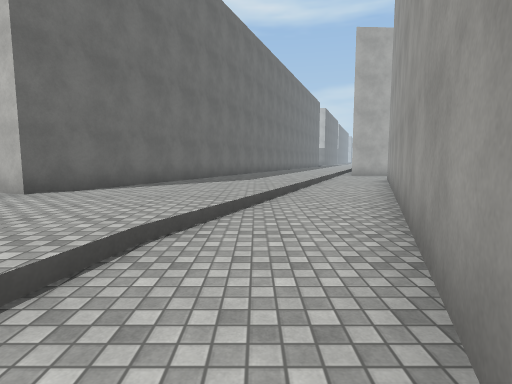
View 1 (above)

16 first-person views from a walk through a Unity game level. The camera is 1.4 m above the floor, tilts 6° down and sees 80° across. The floor is counted in squares, 2 m on a side. Each view is taken from the middle of a square. On the plan, view 1 faces up. The plan holds only what a view shows up to about 10 squares ahead; the rest is blank. The place goes on beyond the plan. Surface patterns are stand-ins for the level's own textures.

View 2
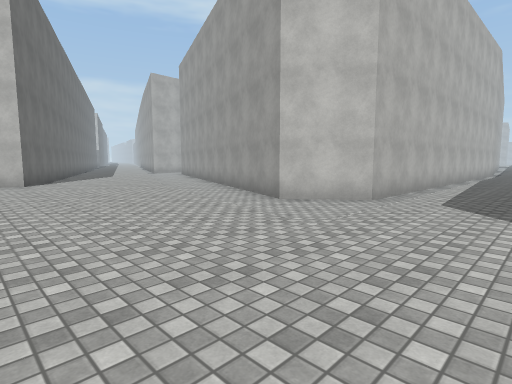

View 3
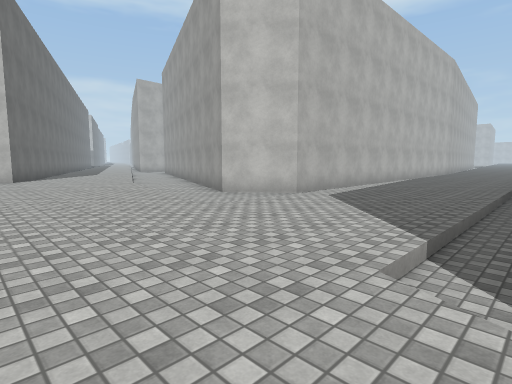

View 4
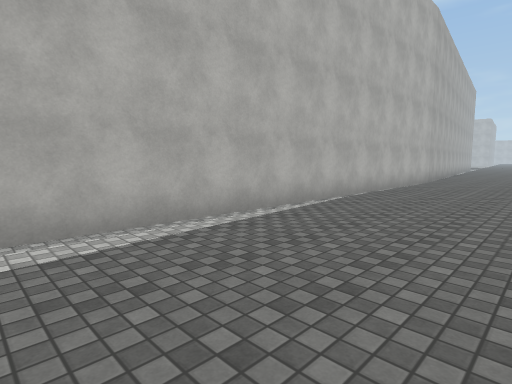

View 5
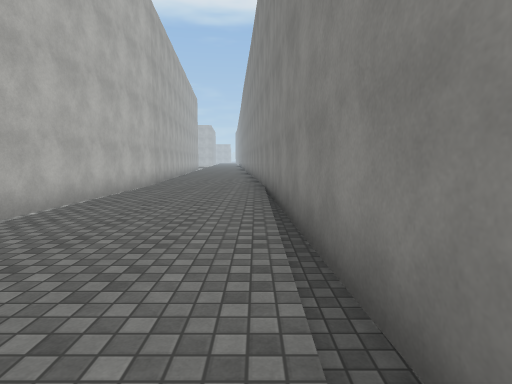

View 6
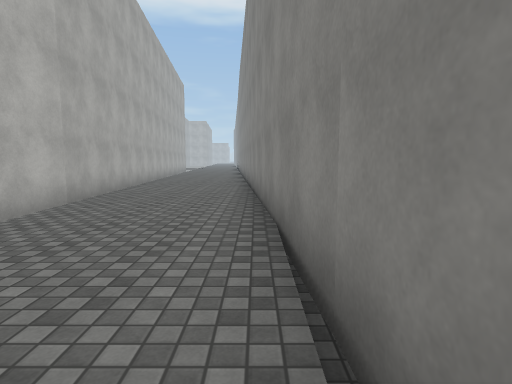

View 7
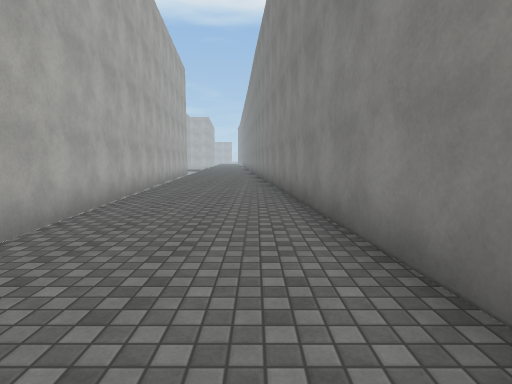

View 8
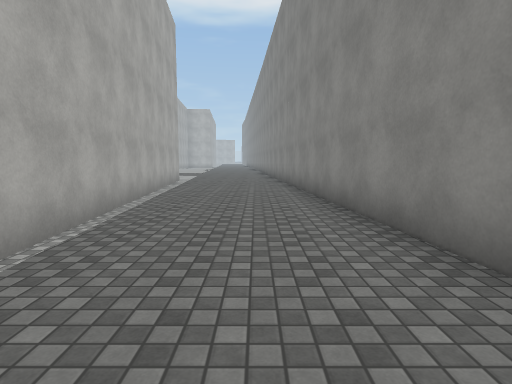

View 9
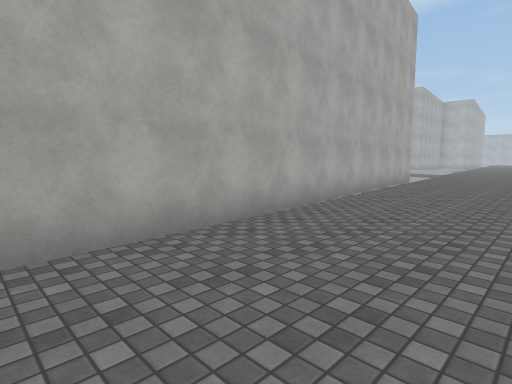

View 10
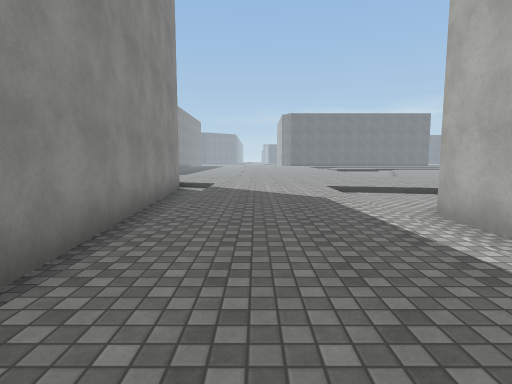

View 11
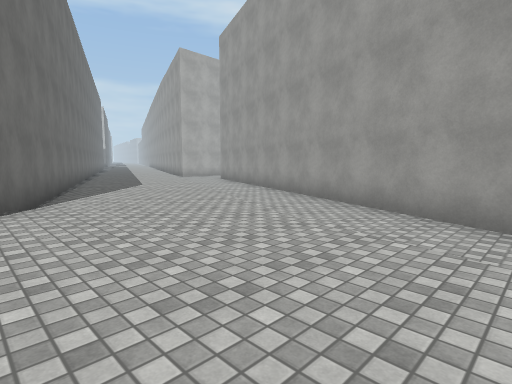

View 12
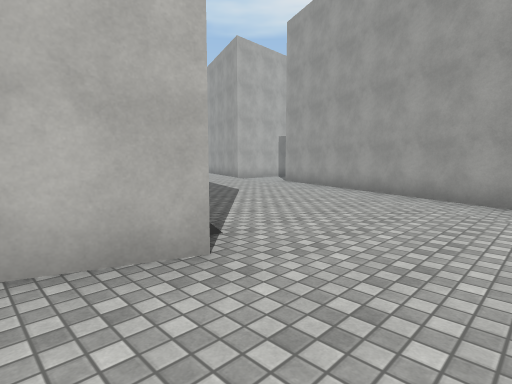

View 13
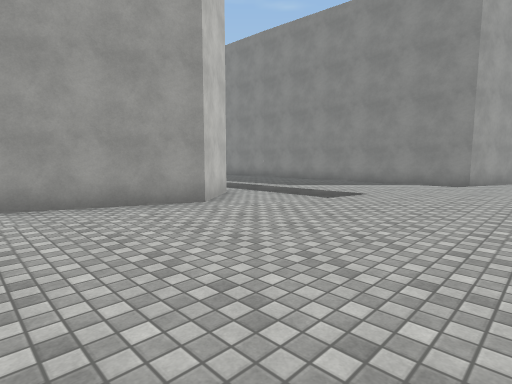

View 14
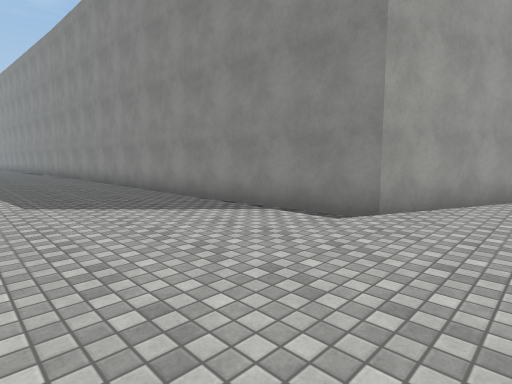

View 15
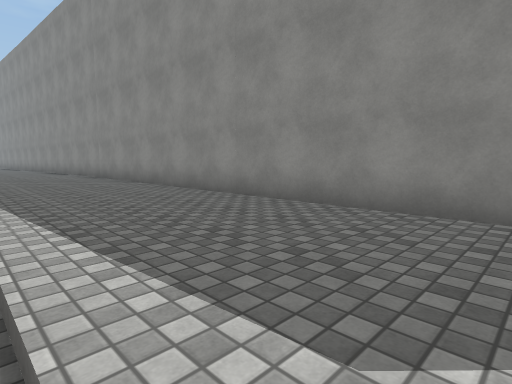

View 16
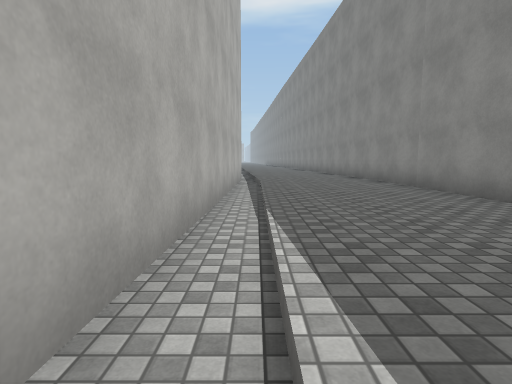

### Floor plan
Key: @ floor where view 1 was taken; # wall or solid block; . main floor; - floor 0.25 m lower than the main floor; / step, stairs or slope.
Columns run from 5 left of view 1 to 30 right of it. Each row starts with its distance up from view 1.
 10    #.../--
  9   ##.../-#
  8   #....--#
  7  ##.../-##
  6 ##/...--#
  5 .#.../--#
  4 .....--##
  3 ..../--#
  2 ..../-##
  1 ....--#
  0 ....-@#
 -1 .../--#                   #########
 -2 .../--#####################-//////..
 -3 ...///////////////////..............
 -4 ....................................
 -5 ...............................####
 -6 ..////////////////##############
 -7 ..--###############
 -8 ./###
 -9  ##
-10  #

Positions as (right, up) in squares from view 1, and headings:
1: (0, 0), facing up
2: (-5, -5), facing up-right
3: (-5, -7), facing up-right
4: (2, -6), facing up-right
5: (4, -6), facing right
6: (9, -6), facing right
7: (13, -5), facing right
8: (19, -4), facing right
9: (19, -5), facing up-right
10: (6, -5), facing left
11: (-4, 0), facing up-right
12: (-5, 3), facing up-right
13: (-5, 3), facing down-right
14: (-5, -3), facing down-right
15: (0, -3), facing down-right
16: (4, -3), facing right
